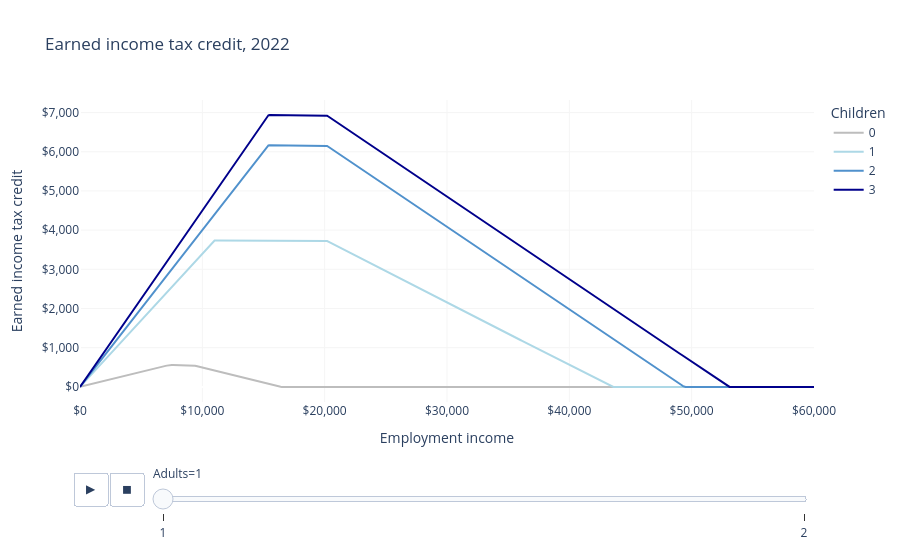

Notebook source saved alongside this figure:
### Markdown cell above
# Earned Income Tax Credit

The Earned Income Tax Credit (EITC) is a refundable tax credit that phases in and out with earned income.
It is more generous for families with children, and it excludes filers with a certain amount of investment income.
Filers without children are only eligible if they are between 25 and 64 years of age.

### Code cell
from policyengine_us import IndividualSim
import pandas as pd
import plotly.express as px

LIGHT_GRAY = "#F5F5F5"
GRAY = "#BDBDBD"
BLUE = "#5091cc"
LIGHT_BLUE = "lightblue"
DARK_BLUE = "darkblue"

COLOR_MAP = {"0": GRAY, "1": LIGHT_BLUE, "2": BLUE, "3": DARK_BLUE}


def make_eitc(adults, children):
    sim = IndividualSim(year=2022)
    sim.add_person(name="head", age=25)
    members = ["head"]
    if adults == 2:
        sim.add_person(name="spouse")
        members += ["spouse"]
    for i in range(children):
        child = "child{}".format(i)
        sim.add_person(name=child, age=6)
        members += [child]
    sim.add_tax_unit(name="tax_unit", members=members)
    sim.add_household(name="household", members=members)
    sim.vary("employment_income", max=60_000, step=100)
    return pd.DataFrame(
        dict(
            employment_income=sim.calc("employment_income")[0],
            eitc=sim.calc("eitc")[0].round(),
            mtr=-sim.deriv("eitc", "employment_income", wrt_target="head"),
            adults=adults,
            children=str(children),
        )
    )


# Make a table of EITC amounts for different numbers of adults and children.
l = []
for adults in range(1, 3):
    for children in range(0, 4):
        l.append(make_eitc(adults, children))

df = pd.concat(l)

LABELS = dict(
    employment_income="Employment income",
    income_source="Income source",
    eitc="Earned income tax credit",
    mtr="EITC marginal tax rate",
    children="Children",
    adults="Adults",
)

fig = px.line(
    df,
    "employment_income",
    "eitc",
    color="children",
    animation_frame="adults",
    labels=LABELS,
    title="Earned income tax credit, 2022",
    color_discrete_map=COLOR_MAP,
)

fig.update_layout(
    xaxis_tickformat="$,",
    yaxis_tickformat="$,",
    plot_bgcolor="white",
    xaxis_gridcolor=LIGHT_GRAY,
    yaxis_gridcolor=LIGHT_GRAY,
)
fig.show()

### Figure 1 — Plotly figure (JSON) as saved in the notebook; plotly's stock layout.template omitted (floating-point values rounded to 4 significant figures; data arrays with more than 128 entries replaced by an {"elided": "..."} marker saying what was removed)
{"data": [{"hovertemplate": "Children=0<br>Adults=1<br>Employment income=%{x}<br>Earned income tax credit=%{y}<extra></extra>", "legendgroup": "0", "line": {"color": "#BDBDBD", "dash": "solid"}, "marker": {"symbol": "circle"}, "mode": "lines", "name": "0", "orientation": "v", "showlegend": true, "type": "scatter", "x": {"elided": "601 float values"}, "xaxis": "x", "y": {"elided": "601 float values"}, "yaxis": "y"}, {"hovertemplate": "Children=1<br>Adults=1<br>Employment income=%{x}<br>Earned income tax credit=%{y}<extra></extra>", "legendgroup": "1", "line": {"color": "lightblue", "dash": "solid"}, "marker": {"symbol": "circle"}, "mode": "lines", "name": "1", "orientation": "v", "showlegend": true, "type": "scatter", "x": {"elided": "601 float values"}, "xaxis": "x", "y": {"elided": "601 float values"}, "yaxis": "y"}, {"hovertemplate": "Children=2<br>Adults=1<br>Employment income=%{x}<br>Earned income tax credit=%{y}<extra></extra>", "legendgroup": "2", "line": {"color": "#5091cc", "dash": "solid"}, "marker": {"symbol": "circle"}, "mode": "lines", "name": "2", "orientation": "v", "showlegend": true, "type": "scatter", "x": {"elided": "601 float values"}, "xaxis": "x", "y": {"elided": "601 float values"}, "yaxis": "y"}, {"hovertemplate": "Children=3<br>Adults=1<br>Employment income=%{x}<br>Earned income tax credit=%{y}<extra></extra>", "legendgroup": "3", "line": {"color": "darkblue", "dash": "solid"}, "marker": {"symbol": "circle"}, "mode": "lines", "name": "3", "orientation": "v", "showlegend": true, "type": "scatter", "x": {"elided": "601 float values"}, "xaxis": "x", "y": {"elided": "601 float values"}, "yaxis": "y"}], "layout": {"legend": {"title": {"text": "Children"}, "tracegroupgap": 0}, "plot_bgcolor": "white", "sliders": [{"active": 0, "currentvalue": {"prefix": "Adults="}, "len": 0.9, "pad": {"b": 10, "t": 60}, "steps": [{"args": [["1"], {"frame": {"duration": 0, "redraw": false}, "fromcurrent": true, "mode": "immediate", "transition": {"duration": 0, "easing": "linear"}}], "label": "1", "method": "animate"}, {"args": [["2"], {"frame": {"duration": 0, "redraw": false}, "fromcurrent": true, "mode": "immediate", "transition": {"duration": 0, "easing": "linear"}}], "label": "2", "method": "animate"}], "x": 0.1, "xanchor": "left", "y": 0, "yanchor": "top"}], "title": {"text": "Earned income tax credit, 2022"}, "updatemenus": [{"buttons": [{"args": [null, {"frame": {"duration": 500, "redraw": false}, "fromcurrent": true, "mode": "immediate", "transition": {"duration": 500, "easing": "linear"}}], "label": "&#9654;", "method": "animate"}, {"args": [[null], {"frame": {"duration": 0, "redraw": false}, "fromcurrent": true, "mode": "immediate", "transition": {"duration": 0, "easing": "linear"}}], "label": "&#9724;", "method": "animate"}], "direction": "left", "pad": {"r": 10, "t": 70}, "showactive": false, "type": "buttons", "x": 0.1, "xanchor": "right", "y": 0, "yanchor": "top"}], "xaxis": {"anchor": "y", "domain": [0.0, 1.0], "gridcolor": "#F5F5F5", "tickformat": "$,", "title": {"text": "Employment income"}}, "yaxis": {"anchor": "x", "domain": [0.0, 1.0], "gridcolor": "#F5F5F5", "tickformat": "$,", "title": {"text": "Earned income tax credit"}}}}
